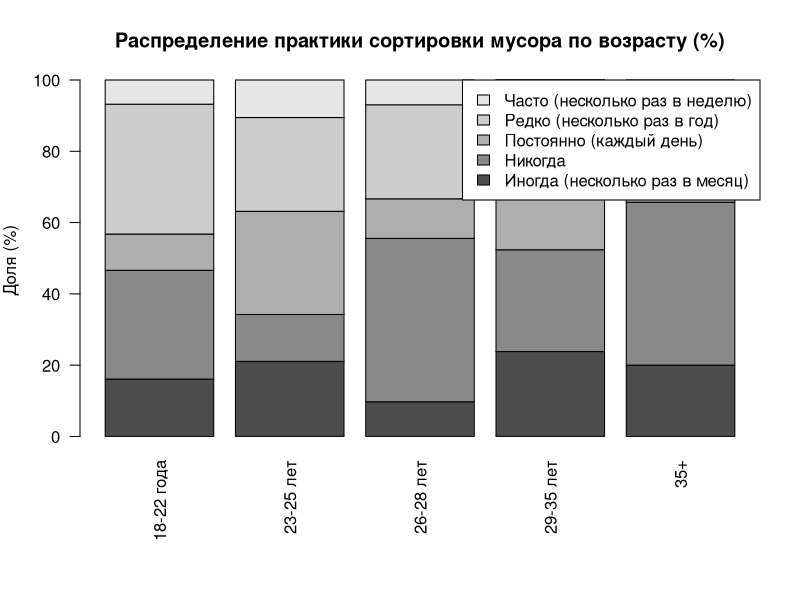
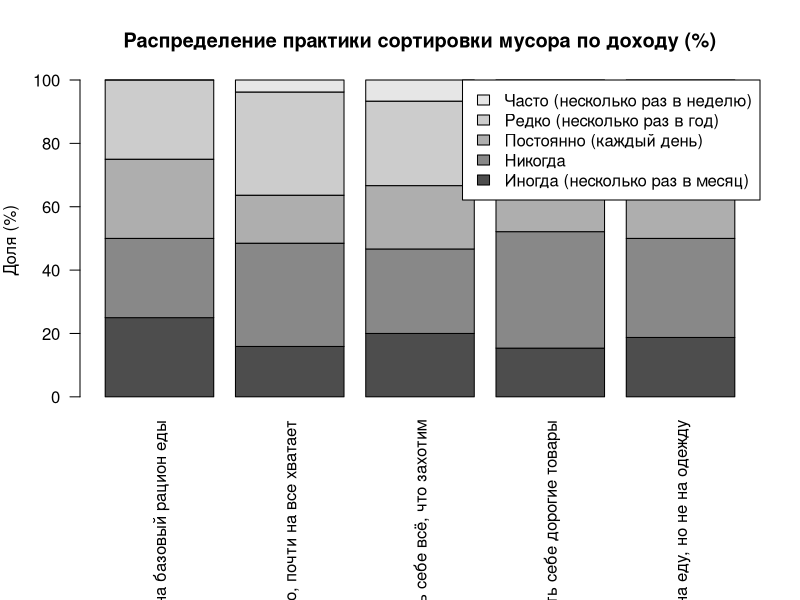
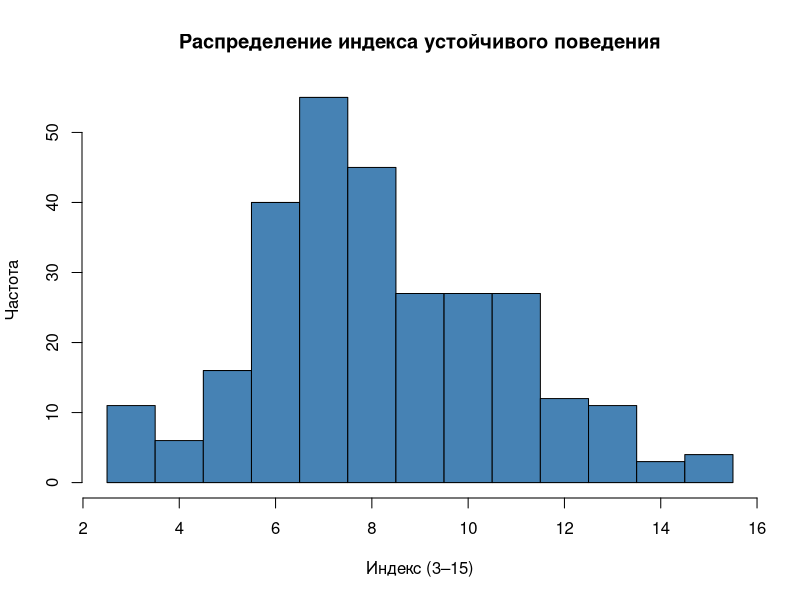
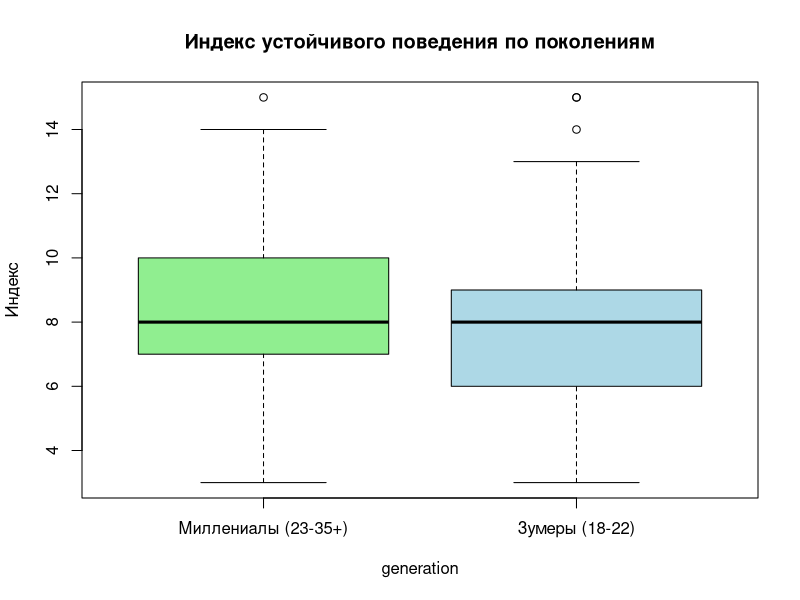
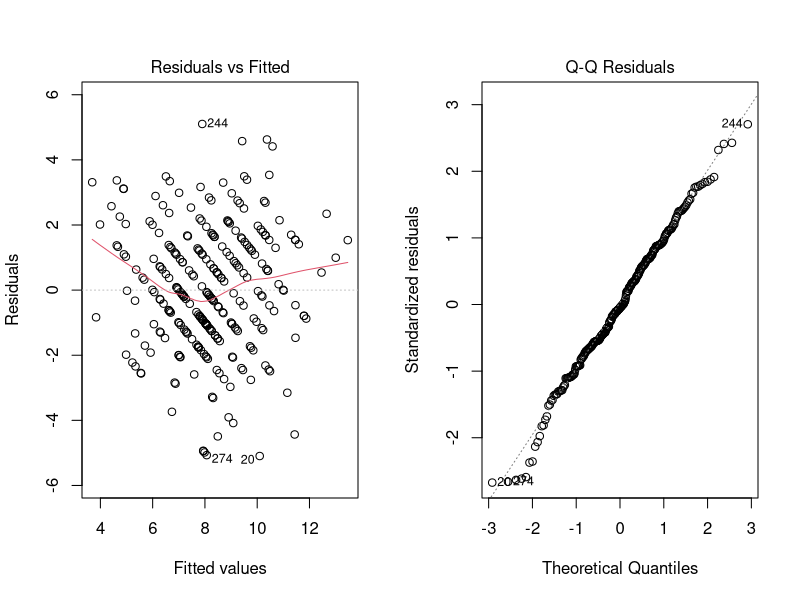
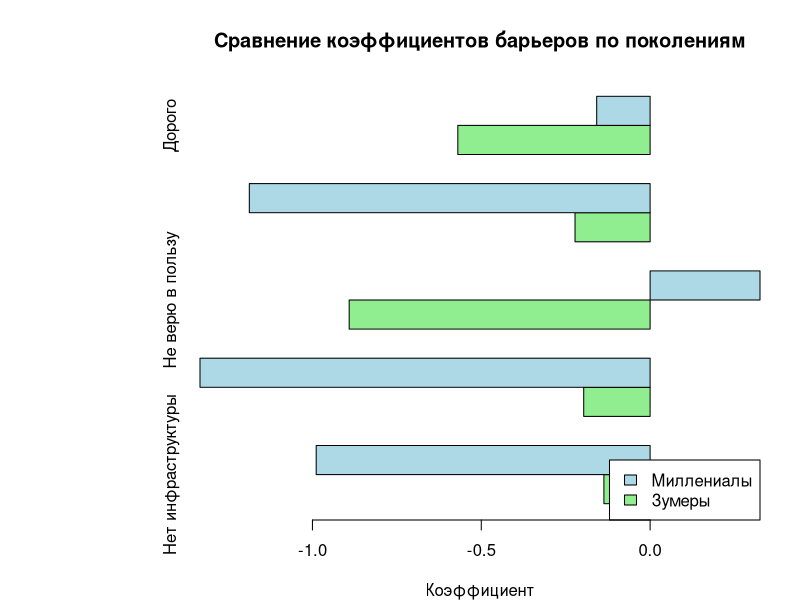

Generate these figures, in order, with R:
# =============================================================================
# АНАЛИЗ ДАННЫХ: УСТОЙЧИВОЕ ПОТРЕБЛЕНИЕ (ЭКОЛОГИЧНОЕ ПОВЕДЕНИЕ)
# =============================================================================
# Версия без tidyverse — только base R + car (минимальные зависимости)
# Запуск: Rscript analysis.R  или  source("analysis.R") в R
# Результаты: results_summary.txt, папка plots/
# =============================================================================

# Пакет car (для VIF) — опционально. Без интернета/CRAN работает без него.
has_car <- requireNamespace("car", quietly = TRUE)

# Создание папки для графиков
dir.create("plots", showWarnings = FALSE)

# Настройка вывода
sink("results_summary.txt", split = TRUE)

# =============================================================================
# 1. ЗАГРУЗКА И ПОДГОТОВКА ДАННЫХ
# =============================================================================
cat("\n========== 1. ЗАГРУЗКА ДАННЫХ ==========\n\n")

load_data <- function() {
  if (file.exists("document.csv")) {
    # Кодировка: cp1251 типична для русского Windows, UTF-8 — для экспортов
    encodings <- c("cp1251", "UTF-8", "latin1")
    df_raw <- NULL
    for (enc in encodings) {
      df_raw <- tryCatch({
        read.csv2("document.csv", sep = ";", dec = ",", quote = "\"",
                  skip = 2, header = FALSE, fill = TRUE,
                  fileEncoding = enc, stringsAsFactors = FALSE,
                  na.strings = c("", "NA"), strip.white = TRUE)
      }, error = function(e) NULL)
      if (!is.null(df_raw) && nrow(df_raw) > 0) {
        cat("Загружен document.csv (кодировка:", enc, ")\n")
        return(df_raw)
      }
    }
    # Без указания кодировки (системная по умолчанию)
    df_raw <- tryCatch({
      read.csv2("document.csv", sep = ";", dec = ",", quote = "\"",
                skip = 2, header = FALSE, fill = TRUE,
                stringsAsFactors = FALSE, na.strings = c("", "NA"))
    }, error = function(e) NULL)
    if (is.null(df_raw) || nrow(df_raw) == 0)
      stop("Не удалось прочитать document.csv. Проверьте путь и кодировку файла.")
    cat("Загружен document.csv\n")
    return(df_raw)
  }
  if (file.exists("document.xlsx")) {
    if (!requireNamespace("readxl", quietly = TRUE))
      stop("Нужен пакет readxl. Установите: install.packages('readxl')")
    df_raw <- as.data.frame(readxl::read_excel("document.xlsx"))
    cat("Загружен document.xlsx\n")
    return(df_raw)
  }
  stop("Не найден document.csv или document.xlsx")
}

df_raw <- load_data()

col_names <- c("Timestamp", "age", "gender", "education", "living", "city", "income",
               "q2_1_waste", "q2_2_eco", "q2_3_energy",
               "q3_1_lamp", "q3_2_contribution", "q3_3_store", "q3_4_consumption", "q3_5_logic",
               "q4_1_friends", "q4_2_neighbors", "q4_3_opinion",
               "q5_1_barriers", "barriers_text", "contacts")

if (ncol(df_raw) >= length(col_names)) {
  names(df_raw)[1:length(col_names)] <- col_names
  df <- df_raw[, 1:length(col_names)]
} else {
  df <- df_raw
  names(df)[1:ncol(df)] <- col_names[1:ncol(df)]
}

# Функция для генерации
score_freq <- function(x) {
  ifelse(grepl("Никогда", x), 1,
  ifelse(grepl("Редко", x), 2,
  ifelse(grepl("Иногда", x), 3,
  ifelse(grepl("Часто", x), 4,
  ifelse(grepl("Постоянно", x), 5, NA)))))
}

df$generation <- ifelse(grepl("18-22", df$age), "zoom",
                 ifelse(grepl("23-28|29-35|35\\+", df$age), "millennial", "other"))

cat("Размер выборки: n =", nrow(df), "\n")

# =============================================================================
# 2. ОПИСАТЕЛЬНАЯ СТАТИСТИКА И КРОСС-ТАБУЛЯЦИЯ
# =============================================================================
cat("\n\n========== 2. ОПИСАТЕЛЬНАЯ СТАТИСТИКА ==========\n\n")

cat("--- Частоты: Сортировка отходов (2.1) ---\n")
print(table(df$q2_1_waste, useNA = "ifany"))

cat("\n--- Частоты: Поиск эко-товаров (2.2) ---\n")
print(table(df$q2_2_eco, useNA = "ifany"))

cat("\n--- Частоты: Экономия воды/электричества (2.3) ---\n")
print(table(df$q2_3_energy, useNA = "ifany"))

cat("\n--- Распределение по возрасту ---\n")
print(table(df$age))

cat("\n--- Кросс-табуляция: Сортировка x Возраст ---\n")
t1 <- table(df$age, df$q2_1_waste)
print(addmargins(t1))

cat("\n--- Кросс-табуляция: Сортировка x Доход ---\n")
t2 <- table(df$income, df$q2_1_waste)
print(t2)

cat("\n--- Кросс-табуляция: Сортировка x Образование ---\n")
t3 <- table(df$education, df$q2_1_waste)
print(t3)

cat("\n--- Кросс-табуляция: Эко-товары x Возраст ---\n")
t4 <- table(df$age, df$q2_2_eco)
print(addmargins(t4))

cat("\n--- Кросс-табуляция: Эко-товары x Доход ---\n")
t5 <- table(df$income, df$q2_2_eco)
print(t5)

cat("\n--- Кросс-табуляция: Эко-товары x Образование ---\n")
t6 <- table(df$education, df$q2_2_eco)
print(t6)

cat("\n--- Кросс-табуляция: Экономия x Возраст ---\n")
t7 <- table(df$age, df$q2_3_energy)
print(addmargins(t7))

cat("\n--- Кросс-табуляция: Экономия x Доход ---\n")
t8 <- table(df$income, df$q2_3_energy)
print(t8)

cat("\n--- Кросс-табуляция: Экономия x Образование ---\n")
t9 <- table(df$education, df$q2_3_energy)
print(t9)

# Визуализация 1: Сводный barplot возраст x частота сортировки
t1_rel <- prop.table(t1, 1) * 100
png("plots/01_crosstab_age_waste.png", width = 10, height = 6, units = "in", res = 300)
par(mar = c(8, 4, 4, 2))
barplot(t(t1_rel), beside = FALSE, las = 2, col = gray.colors(ncol(t1_rel)),
        main = "Распределение практики сортировки мусора по возрасту (%)",
        xlab = "", ylab = "Доля (%)", legend.text = TRUE, args.legend = list(x = "topright"))
dev.off()

# Визуализация 2: Доход x сортировка
t2_rel <- prop.table(t2, 1) * 100
png("plots/02_crosstab_income_waste.png", width = 10, height = 6, units = "in", res = 300)
par(mar = c(10, 4, 4, 2))
barplot(t(t2_rel), beside = FALSE, las = 2, col = gray.colors(ncol(t2_rel)),
        main = "Распределение практики сортировки мусора по доходу (%)",
        xlab = "", ylab = "Доля (%)", legend.text = TRUE, args.legend = list(x = "topright"))
dev.off()

# =============================================================================
# 3. СТАТИСТИЧЕСКИЕ ТЕСТЫ
# =============================================================================
cat("\n\n========== 3. СТАТИСТИЧЕСКИЕ ТЕСТЫ ==========\n\n")

# --- 3.1. Хи-квадрат тесты (все комбинации) ---
cat("=== ХИ-КВАДРАТ ТЕСТЫ (все комбинации) ===\n\n")

cat("--- Хи-квадрат: Возраст x Сортировка ---\n")
print(chisq.test(t1))

cat("\n--- Хи-квадрат: Возраст x Эко-товары ---\n")
print(chisq.test(t4))

cat("\n--- Хи-квадрат: Возраст x Экономия ---\n")
print(chisq.test(t7))

cat("\n--- Хи-квадрат: Доход x Сортировка ---\n")
print(chisq.test(t2))

cat("\n--- Хи-квадрат: Доход x Эко-товары ---\n")
print(chisq.test(t5))

cat("\n--- Хи-квадрат: Доход x Экономия ---\n")
print(chisq.test(t8))

cat("\n--- Хи-квадрат: Образование x Сортировка ---\n")
print(chisq.test(t3))

cat("\n--- Хи-квадрат: Образование x Эко-товары ---\n")
print(chisq.test(t6))

cat("\n--- Хи-квадрат: Образование x Экономия ---\n")
print(chisq.test(t9))

# --- 3.2. U-критерий Манна–Уитни / Краскела–Уоллиса (все комбинации) ---
cat("\n\n=== U-КРИТЕРИЙ МАННА–УИТНИ / КРАСКЕЛА–УОЛЛИСА (все комбинации) ===\n\n")

df$q2_1_num <- score_freq(df$q2_1_waste)
df$q2_2_num <- score_freq(df$q2_2_eco)
df$q2_3_num <- score_freq(df$q2_3_energy)

# --- Возраст: Зумеры vs Миллениалы (2 группы → Манн–Уитни) ---
df_mw <- df[df$generation %in% c("zoom", "millennial"), ]

cat("--- Манн–Уитни: Возраст (Зумеры vs Миллениалы) x Сортировка ---\n")
w <- wilcox.test(q2_1_num ~ generation, data = df_mw, exact = FALSE)
cat("W =", w$statistic, ", p =", w$p.value, "\n")

cat("\n--- Манн–Уитни: Возраст (Зумеры vs Миллениалы) x Эко-товары ---\n")
w <- wilcox.test(q2_2_num ~ generation, data = df_mw, exact = FALSE)
cat("W =", w$statistic, ", p =", w$p.value, "\n")

cat("\n--- Манн–Уитни: Возраст (Зумеры vs Миллениалы) x Экономия ---\n")
w <- wilcox.test(q2_3_num ~ generation, data = df_mw, exact = FALSE)
cat("W =", w$statistic, ", p =", w$p.value, "\n")

# --- Доход (>2 групп → Краскел–Уоллис + попарные Манн–Уитни) ---
cat("\n--- Краскел–Уоллис: Доход x Сортировка ---\n")
kw <- kruskal.test(q2_1_num ~ income, data = df)
cat("H =", kw$statistic, ", df =", kw$parameter, ", p =", kw$p.value, "\n")
cat("Попарные сравнения (Манн–Уитни, поправка Бонферрони):\n")
print(pairwise.wilcox.test(df$q2_1_num, df$income, p.adjust.method = "bonferroni", exact = FALSE))

cat("\n--- Краскел–Уоллис: Доход x Эко-товары ---\n")
kw <- kruskal.test(q2_2_num ~ income, data = df)
cat("H =", kw$statistic, ", df =", kw$parameter, ", p =", kw$p.value, "\n")
cat("Попарные сравнения (Манн–Уитни, поправка Бонферрони):\n")
print(pairwise.wilcox.test(df$q2_2_num, df$income, p.adjust.method = "bonferroni", exact = FALSE))

cat("\n--- Краскел–Уоллис: Доход x Экономия ---\n")
kw <- kruskal.test(q2_3_num ~ income, data = df)
cat("H =", kw$statistic, ", df =", kw$parameter, ", p =", kw$p.value, "\n")
cat("Попарные сравнения (Манн–Уитни, поправка Бонферрони):\n")
print(pairwise.wilcox.test(df$q2_3_num, df$income, p.adjust.method = "bonferroni", exact = FALSE))

# --- Образование (>2 групп → Краскел–Уоллис + попарные Манн–Уитни) ---
cat("\n--- Краскел–Уоллис: Образование x Сортировка ---\n")
kw <- kruskal.test(q2_1_num ~ education, data = df)
cat("H =", kw$statistic, ", df =", kw$parameter, ", p =", kw$p.value, "\n")
cat("Попарные сравнения (Манн–Уитни, поправка Бонферрони):\n")
print(pairwise.wilcox.test(df$q2_1_num, df$education, p.adjust.method = "bonferroni", exact = FALSE))

cat("\n--- Краскел–Уоллис: Образование x Эко-товары ---\n")
kw <- kruskal.test(q2_2_num ~ education, data = df)
cat("H =", kw$statistic, ", df =", kw$parameter, ", p =", kw$p.value, "\n")
cat("Попарные сравнения (Манн–Уитни, поправка Бонферрони):\n")
print(pairwise.wilcox.test(df$q2_2_num, df$education, p.adjust.method = "bonferroni", exact = FALSE))

cat("\n--- Краскел–Уоллис: Образование x Экономия ---\n")
kw <- kruskal.test(q2_3_num ~ education, data = df)
cat("H =", kw$statistic, ", df =", kw$parameter, ", p =", kw$p.value, "\n")
cat("Попарные сравнения (Манн–Уитни, поправка Бонферрони):\n")
print(pairwise.wilcox.test(df$q2_3_num, df$education, p.adjust.method = "bonferroni", exact = FALSE))

# =============================================================================
# 4. ИНДЕКС УСТОЙЧИВОГО ПОВЕДЕНИЯ
# =============================================================================
cat("\n\n========== 4. ИНДЕКС УСТОЙЧИВОГО ПОВЕДЕНИЯ ==========\n\n")

df$q2_1_score <- score_freq(df$q2_1_waste)
df$q2_2_score <- score_freq(df$q2_2_eco)
df$q2_3_score <- score_freq(df$q2_3_energy)
df$sustainable_index <- df$q2_1_score + df$q2_2_score + df$q2_3_score

cat("Описательная статистика индекса (диапазон 3–15):\n")
print(summary(df$sustainable_index))
cat("SD =", round(sd(df$sustainable_index, na.rm = TRUE), 2), ", N =", sum(!is.na(df$sustainable_index)), "\n")

# Визуализация 3: Гистограмма
png("plots/03_histogram_index.png", width = 8, height = 5, units = "in", res = 300)
hist(df$sustainable_index[!is.na(df$sustainable_index)], breaks = seq(2.5, 15.5, 1),
     col = "steelblue", main = "Распределение индекса устойчивого поведения",
     xlab = "Индекс (3–15)", ylab = "Частота")
dev.off()

# Визуализация 4: Boxplot по поколениям
df_bp <- df[df$generation %in% c("zoom", "millennial") & !is.na(df$sustainable_index), ]
png("plots/04_boxplot_generation.png", width = 6, height = 5, units = "in", res = 300)
boxplot(sustainable_index ~ generation, data = df_bp, col = c("lightgreen", "lightblue"),
        names = c("Миллениалы (23-35+)", "Зумеры (18-22)"),
        main = "Индекс устойчивого поведения по поколениям", ylab = "Индекс")
dev.off()

# =============================================================================
# 5. ПОДГОТОВКА ПРЕДИКТОРОВ
# =============================================================================
cat("\n\n========== 5. ПРЕДИКТОРЫ ==========\n\n")

df$q3_1_led <- as.numeric(grepl("Опция Б|LED", df$q3_1_lamp))
df$q3_2_agree <- as.numeric(grepl("Согласен", df$q3_2_contribution))
df$q3_3_willing <- as.numeric(grepl("Да, если", df$q3_3_store))

df$q4_1_num <- ifelse(grepl("Почти никто", df$q4_1_friends), 1,
               ifelse(grepl("Немного", df$q4_1_friends), 2,
               ifelse(grepl("Половина", df$q4_1_friends), 3,
               ifelse(grepl("Большинство", df$q4_1_friends), 4,
               ifelse(grepl("Почти все", df$q4_1_friends), 5, NA)))))

df$q4_2_num <- ifelse(grepl("Очень маловероятно", df$q4_2_neighbors), 1,
               ifelse(grepl("Скорее нет", df$q4_2_neighbors), 2,
               ifelse(grepl("Нейтрально|затрудняюсь", df$q4_2_neighbors), 3,
               ifelse(grepl("Скорее да", df$q4_2_neighbors), 4,
               ifelse(grepl("Очень вероятно|все делают", df$q4_2_neighbors), 5, NA)))))

df$q4_3_num <- ifelse(grepl("Не важно вообще|только для себя", df$q4_3_opinion), 1,
               ifelse(grepl("Слабо важно", df$q4_3_opinion), 2,
               ifelse(grepl("Нейтрально", df$q4_3_opinion), 3,
               ifelse(grepl("Довольно важно", df$q4_3_opinion), 4,
               ifelse(grepl("Очень важно|тренде", df$q4_3_opinion), 5, NA)))))

df$barrier_infra <- as.numeric(grepl("Нет инфраструктуры|инфраструктур", df$q5_1_barriers, ignore.case = TRUE))
df$barrier_lazy <- as.numeric(grepl("Лень|нет времени|забываю", df$q5_1_barriers, ignore.case = TRUE))
df$barrier_unbelief <- as.numeric(grepl("Не верю", df$q5_1_barriers))
df$barrier_inconvenient <- as.numeric(grepl("неудобно|специальные магазины", df$q5_1_barriers, ignore.case = TRUE))
df$barrier_expense <- as.numeric(grepl("дорого|нет денег", df$q5_1_barriers, ignore.case = TRUE))

df$income_f <- factor(df$income)
df$education_f <- factor(df$education)

# =============================================================================
# 6. МНОЖЕСТВЕННАЯ РЕГРЕССИЯ
# =============================================================================
cat("\n\n========== 6. МНОЖЕСТВЕННАЯ РЕГРЕССИЯ ==========\n\n")

model <- lm(sustainable_index ~ q3_1_led + q3_2_agree + q3_3_willing +
              q4_1_num + q4_2_num + q4_3_num + income_f + education_f +
              barrier_infra + barrier_lazy + barrier_unbelief + barrier_inconvenient + barrier_expense,
            data = df, na.action = na.exclude)

print(summary(model))

if (has_car) {
  cat("\n--- VIF (мультиколлинеарность) ---\n")
  tryCatch(print(car::vif(model)), error = function(e) cat("VIF не вычислен\n"))
}

# Диагностика остатков
png("plots/05_residuals_diagnostics.png", width = 12, height = 5, units = "in", res = 300)
par(mfrow = c(1, 2))
plot(model, which = 1)
plot(model, which = 2)
dev.off()

# =============================================================================
# 7. СРАВНИТЕЛЬНЫЙ АНАЛИЗ ПОКОЛЕНИЙ
# =============================================================================
cat("\n\n========== 7. СРАВНИТЕЛЬНЫЙ АНАЛИЗ ПОКОЛЕНИЙ ==========\n\n")

df_gen <- df[df$generation %in% c("zoom", "millennial"), ]
df_zoom <- df_gen[df_gen$generation == "zoom", ]
df_mill <- df_gen[df_gen$generation == "millennial", ]

cat("--- Регрессия: ЗУМЕРЫ ---\n")
model_zoom <- lm(sustainable_index ~ q4_1_num + q4_2_num + q4_3_num +
                   barrier_infra + barrier_lazy + barrier_unbelief + barrier_inconvenient + barrier_expense + income_f,
                 data = df_zoom, na.action = na.exclude)
print(summary(model_zoom))

cat("\n--- Регрессия: МИЛЛЕНИАЛЫ ---\n")
model_mill <- lm(sustainable_index ~ q4_1_num + q4_2_num + q4_3_num +
                   barrier_infra + barrier_lazy + barrier_unbelief + barrier_inconvenient + barrier_expense + income_f,
                 data = df_mill, na.action = na.exclude)
print(summary(model_mill))

cat("\n--- Модель с взаимодействиями ---\n")
df_gen$generation <- factor(df_gen$generation)
model_int <- lm(sustainable_index ~ generation * (barrier_infra + barrier_lazy + barrier_unbelief + 
                barrier_inconvenient + barrier_expense) + q4_1_num + q4_2_num + q4_3_num + income_f,
                data = df_gen, na.action = na.exclude)
print(summary(model_int))

# Визуализация 6: Сравнение коэффициентов барьеров
coef_z <- coef(model_zoom)
coef_m <- coef(model_mill)
bn <- c("barrier_infra", "barrier_lazy", "barrier_unbelief", "barrier_inconvenient", "barrier_expense")
labels <- c("Нет инфраструктуры", "Лень/время", "Не верю в пользу", "Неудобно", "Дорого")
vals <- numeric(length(bn) * 2)
for (i in seq_along(bn)) {
  vals[i] <- if (bn[i] %in% names(coef_z)) coef_z[bn[i]] else NA
  vals[length(bn) + i] <- if (bn[i] %in% names(coef_m)) coef_m[bn[i]] else NA
}
coef_mat <- matrix(vals, nrow = length(bn), ncol = 2, dimnames = list(labels, c("zoom", "millennial")))

png("plots/06_coefficients_generation.png", width = 8, height = 5, units = "in", res = 300)
par(mar = c(4, 10, 4, 2))
barplot(t(coef_mat), beside = TRUE, horiz = TRUE, col = c("lightgreen", "lightblue"),
        legend.text = c("Зумеры", "Миллениалы"), args.legend = list(x = "bottomright"),
        main = "Сравнение коэффициентов барьеров по поколениям",
        xlab = "Коэффициент")
dev.off()

# =============================================================================
# 8. ИТОГИ
# =============================================================================
cat("\n\n========== ИТОГИ ==========\n\n")
cat("Выборка: n =", nrow(df), "\n")
cat("Индекс: M =", round(mean(df$sustainable_index, na.rm = TRUE), 2),
    ", SD =", round(sd(df$sustainable_index, na.rm = TRUE), 2), "\n")
cat("R² модели:", round(summary(model)$r.squared, 3), "\n")
cat("Графики сохранены в plots/\n")

sink()
cat("\nГотово. Результаты в results_summary.txt, графики в plots/\n")
